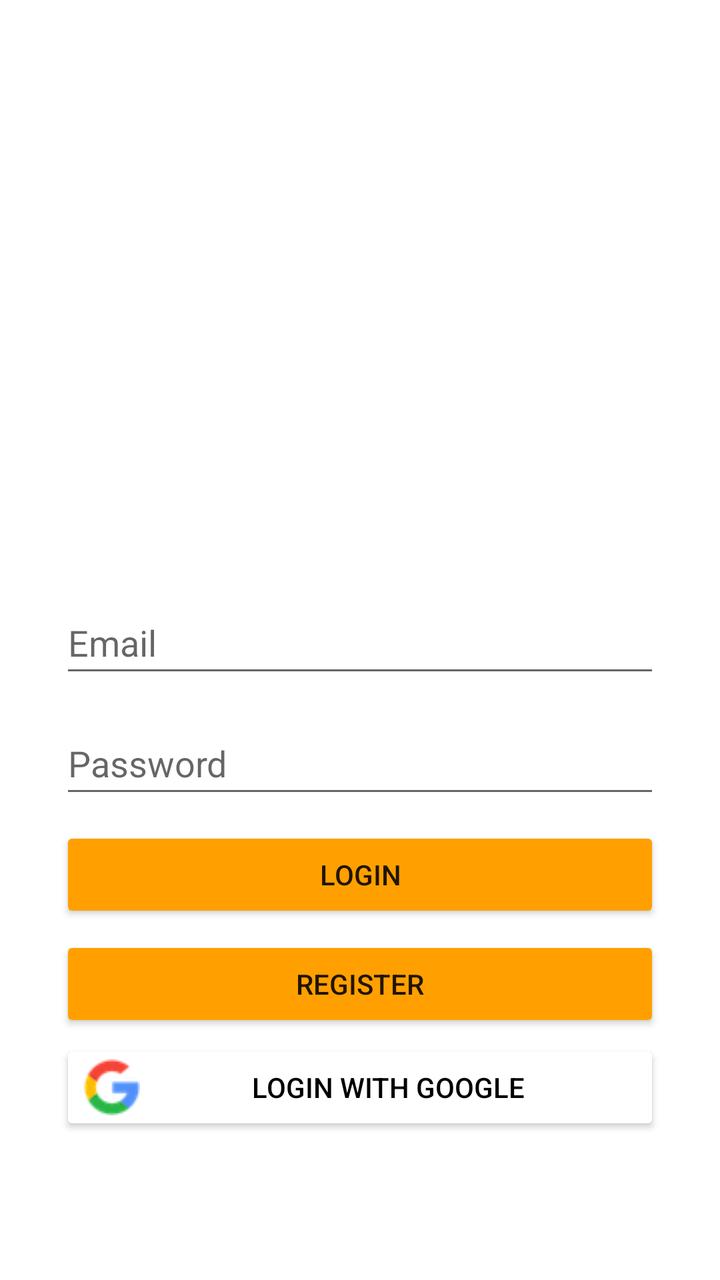
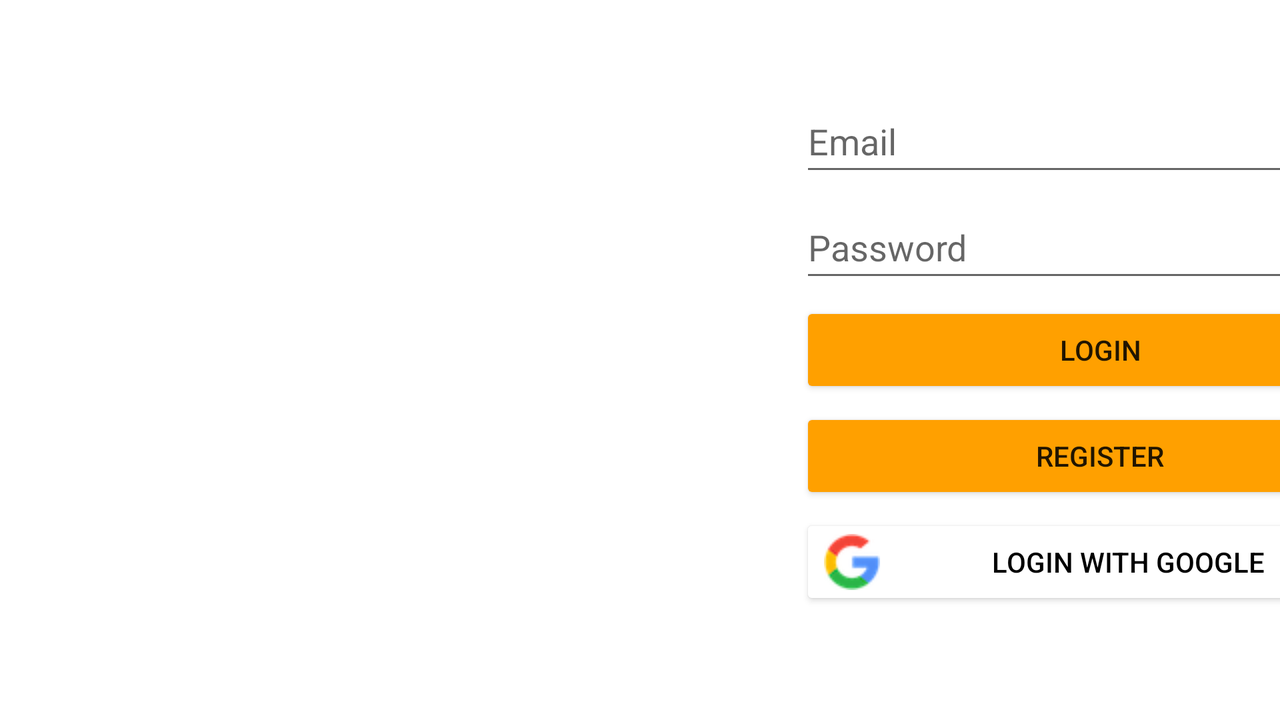

One screen, two layout resources from the same app: the default and the author's alternative for another configuration. Each is rendered where Android would select it; the XML of both is given below.
<!-- AndroidManifest.xml: application theme Theme.Rally -->
<!-- res/layout/activity_main.xml -->
<?xml version="1.0" encoding="utf-8"?>
<androidx.constraintlayout.widget.ConstraintLayout xmlns:android="http://schemas.android.com/apk/res/android"
    xmlns:app="http://schemas.android.com/apk/res-auto"
    xmlns:tools="http://schemas.android.com/tools"
    android:layout_width="match_parent"
    android:layout_height="match_parent"
    tools:context=".MainActivity">

    <ImageView
        android:id="@+id/logoImage"
        android:layout_width="240dp"
        android:layout_height="240dp"
        android:contentDescription="@string/logo_desc"
        app:layout_constraintBottom_toBottomOf="parent"
        app:layout_constraintEnd_toEndOf="parent"
        app:layout_constraintStart_toStartOf="parent"
        app:layout_constraintTop_toTopOf="parent"
        app:layout_constraintVertical_bias="0.1"
        app:srcCompat="@drawable/rally_logo" />

    <EditText
        android:id="@+id/editTextEmail"
        android:layout_width="@dimen/form_width"
        android:layout_height="@dimen/field_height"
        android:ems="10"
        android:hint="@string/email"
        android:inputType="textEmailAddress"
        android:autofillHints="emailAddress"
        app:layout_constraintBottom_toBottomOf="parent"
        app:layout_constraintEnd_toEndOf="parent"
        app:layout_constraintStart_toStartOf="parent"
        app:layout_constraintTop_toBottomOf="@+id/logoImage"
        app:layout_constraintVertical_bias="0.05" />

    <EditText
        android:id="@+id/editTextPassword"
        android:layout_width="@dimen/form_width"
        android:layout_height="@dimen/field_height"
        android:ems="10"
        android:hint="@string/password"
        android:inputType="textPassword"
        android:autofillHints="password"
        app:layout_constraintBottom_toBottomOf="parent"
        app:layout_constraintEnd_toEndOf="parent"
        app:layout_constraintStart_toStartOf="parent"
        app:layout_constraintTop_toBottomOf="@+id/editTextEmail"
        app:layout_constraintVertical_bias="0.05" />

    <Button
        android:id="@+id/loginBtn"
        android:layout_width="@dimen/form_width"
        android:layout_height="wrap_content"
        android:backgroundTint="@color/accent_color"
        android:onClick="login"
        android:text="@string/login"
        app:cornerRadius="3dp"
        app:layout_constraintBottom_toBottomOf="parent"
        app:layout_constraintEnd_toEndOf="parent"
        app:layout_constraintStart_toStartOf="parent"
        app:layout_constraintTop_toBottomOf="@+id/editTextPassword"
        app:layout_constraintVertical_bias="0.05" />

    <Button
        android:id="@+id/registerBtn"
        android:layout_width="@dimen/form_width"
        android:layout_height="wrap_content"
        android:backgroundTint="@color/accent_color"
        android:onClick="openRegister"
        android:text="@string/register"
        app:cornerRadius="3dp"
        app:layout_constraintBottom_toBottomOf="parent"
        app:layout_constraintEnd_toEndOf="parent"
        app:layout_constraintStart_toStartOf="parent"
        app:layout_constraintTop_toBottomOf="@+id/loginBtn"
        app:layout_constraintVertical_bias="0.05" />

    <Button
        android:id="@+id/googleLoginBtn"
        android:layout_width="@dimen/form_width"
        android:layout_height="wrap_content"
        android:backgroundTint="@color/white"
        android:drawableLeft="@drawable/google_logo"
        android:onClick="loginGoogle"
        android:text="@string/login_google"
        android:textColor="@color/black"
        app:cornerRadius="3dp"
        app:layout_constraintBottom_toBottomOf="parent"
        app:layout_constraintEnd_toEndOf="parent"
        app:layout_constraintStart_toStartOf="parent"
        app:layout_constraintTop_toBottomOf="@+id/registerBtn"
        app:layout_constraintVertical_bias="0.05"
        app:strokeColor="@color/black"
        app:strokeWidth="1dp" />
</androidx.constraintlayout.widget.ConstraintLayout>
<!-- resources referenced by this layout -->
<resources>
  <color name="accent_color">#FFA000</color>
  <color name="black">#FF000000</color>
  <color name="white">#FFFFFFFF</color>
  <dimen name="field_height">48dp</dimen>
  <dimen name="form_width">300dp</dimen>
  <!-- drawable google_logo: png bitmap (drawable, 2938 bytes) -->
  <string name="email">Email</string>
  <string name="login">Login</string>
  <string name="login_google">Login with Google</string>
  <string name="logo_desc">Rally logo</string>
  <string name="password">Password</string>
  <string name="register">Register</string>
  <style name="Theme.Rally" parent="Base.Theme.Rally">
          <item name="colorPrimary">@color/accent_color</item>
          <item name="android:statusBarColor">#F57C00</item>
      </style>
  <style name="Base.Theme.Rally" parent="Theme.MaterialComponents.DayNight.DarkActionBar">
          
          
      </style>
</resources>
<!-- res/layout-land/activity_main.xml (the author's variant of the layout above) -->
<!-- drawn on the phone turned sideways -->
<?xml version="1.0" encoding="utf-8"?>
<LinearLayout xmlns:android="http://schemas.android.com/apk/res/android"
    xmlns:app="http://schemas.android.com/apk/res-auto"
    xmlns:tools="http://schemas.android.com/tools"
    android:layout_width="match_parent"
    android:layout_height="match_parent"
    android:orientation="horizontal"
    tools:context=".MainActivity">

    <ImageView
        android:id="@+id/logoImage"
        android:layout_width="320dp"
        android:layout_height="320dp"
        android:layout_gravity="center_vertical"
        android:layout_marginStart="40dp"
        android:layout_marginEnd="40dp"
        android:contentDescription="@string/logo_desc"
        app:srcCompat="@drawable/rally_logo" />

    <LinearLayout
        android:layout_width="wrap_content"
        android:layout_height="match_parent"
        android:orientation="vertical"
        android:paddingTop="40dp">

        <EditText
            android:id="@+id/editTextEmail"
            android:layout_width="@dimen/form_width"
            android:layout_height="@dimen/field_height"
            android:layout_marginTop="@dimen/form_gap"
            android:autofillHints="emailAddress"
            android:ems="10"
            android:hint="@string/email"
            android:inputType="textEmailAddress" />

        <EditText
            android:id="@+id/editTextPassword"
            android:layout_width="@dimen/form_width"
            android:layout_height="@dimen/field_height"
            android:ems="10"
            android:hint="@string/password"
            android:inputType="textPassword"
            android:autofillHints="password"
            android:layout_marginTop="@dimen/form_gap" />

        <Button
            android:id="@+id/loginBtn"
            android:layout_width="@dimen/form_width"
            android:layout_height="wrap_content"
            android:backgroundTint="@color/accent_color"
            android:onClick="login"
            android:text="@string/login"
            app:cornerRadius="3dp"
            android:layout_marginTop="@dimen/form_gap" />

        <Button
            android:id="@+id/registerBtn"
            android:layout_width="@dimen/form_width"
            android:layout_height="wrap_content"
            android:backgroundTint="@color/accent_color"
            android:onClick="openRegister"
            android:text="@string/register"
            app:cornerRadius="3dp"
            android:layout_marginTop="@dimen/form_gap" />

        <Button
            android:id="@+id/googleLoginBtn"
            android:layout_width="@dimen/form_width"
            android:layout_height="wrap_content"
            android:backgroundTint="@color/white"
            android:drawableLeft="@drawable/google_logo"
            android:onClick="loginGoogle"
            android:text="@string/login_google"
            android:textColor="@color/black"
            app:cornerRadius="3dp"
            android:layout_marginTop="@dimen/form_gap"
            app:strokeColor="@color/black"
            app:strokeWidth="1dp" />
    </LinearLayout>
</LinearLayout>
<!-- resources referenced by the variant -->
<!-- as the phone turned sideways resolves them -->
<resources>
  <color name="accent_color">#FFA000</color>
  <color name="black">#FF000000</color>
  <color name="white">#FFFFFFFF</color>
  <dimen name="field_height">48dp</dimen>
  <dimen name="form_gap">5dp</dimen>
  <dimen name="form_width">300dp</dimen>
  <!-- drawable google_logo: png bitmap (drawable, 2938 bytes) -->
  <string name="email">Email</string>
  <string name="login">Login</string>
  <string name="login_google">Login with Google</string>
  <string name="logo_desc">Rally logo</string>
  <string name="password">Password</string>
  <string name="register">Register</string>
  <style name="Theme.Rally" parent="Base.Theme.Rally">
          <item name="colorPrimary">@color/accent_color</item>
          <item name="android:statusBarColor">#F57C00</item>
      </style>
  <style name="Base.Theme.Rally" parent="Theme.MaterialComponents.DayNight.DarkActionBar">
          
          
      </style>
</resources>
